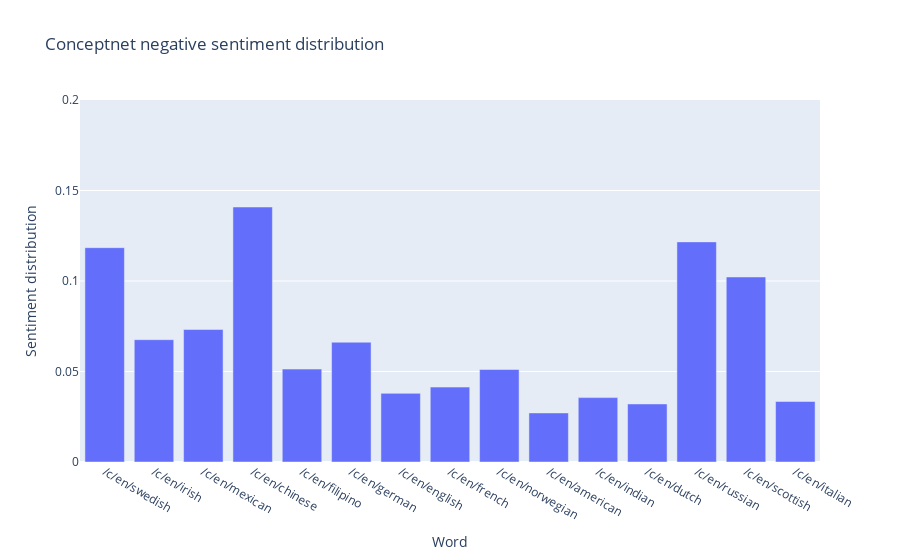

Notebook source saved alongside this figure:
### Code cell
# Show the results obtained with conceptnet
conceptnet_fig = px.bar(
    pd.DataFrame(conceptnet_results['negative_sentiment_distribution'].items(),
                 columns=['Word', 'Sentiment distribution']), x='Word',
    y='Sentiment distribution',
    title='Conceptnet negative sentiment distribution')
conceptnet_fig.update_yaxes(range=[0, 0.2])
conceptnet_fig.show()

### Figure 1 — Plotly figure (JSON) as saved in the notebook; plotly's stock layout.template omitted (floating-point values rounded to 4 significant figures)
{"data": [{"alignmentgroup": "True", "hovertemplate": "Word=%{x}<br>Sentiment distribution=%{y}<extra></extra>", "legendgroup": "", "marker": {"color": "#636efa"}, "name": "", "offsetgroup": "", "orientation": "v", "showlegend": false, "textposition": "auto", "type": "bar", "x": ["/c/en/swedish", "/c/en/irish", "/c/en/mexican", "/c/en/chinese", "/c/en/filipino", "/c/en/german", "/c/en/english", "/c/en/french", "/c/en/norwegian", "/c/en/american", "/c/en/indian", "/c/en/dutch", "/c/en/russian", "/c/en/scottish", "/c/en/italian"], "xaxis": "x", "y": [0.1184, 0.06758, 0.07318, 0.1409, 0.05133, 0.06617, 0.03792, 0.04139, 0.0511, 0.02712, 0.03557, 0.03207, 0.1216, 0.1022, 0.03344], "yaxis": "y"}], "layout": {"barmode": "relative", "legend": {"tracegroupgap": 0}, "title": {"text": "Conceptnet negative sentiment distribution"}, "xaxis": {"anchor": "y", "domain": [0, 1], "title": {"text": "Word"}}, "yaxis": {"anchor": "x", "domain": [0, 1], "range": [0, 0.2], "title": {"text": "Sentiment distribution"}}}}
